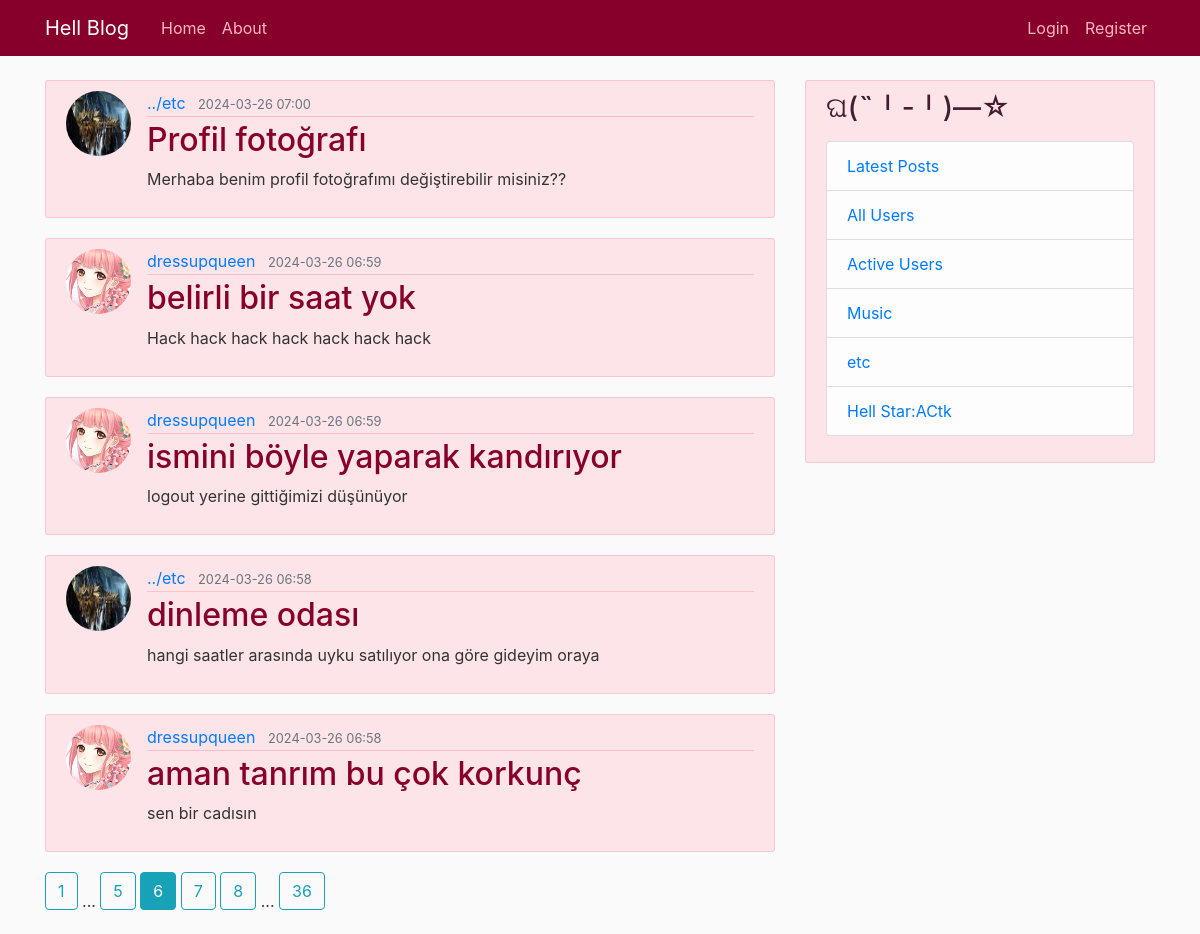
Screenshot of /home?page=6 with the database file from the repository.
### flaskblog/models.py (models this page shows, shortened)
class Post(db.Model):
    id = db.Column(db.Integer, primary_key=True)
    title = db.Column(db.String(100), nullable=False)
    content = db.Column(db.Text, nullable=False)
    date_posted = db.Column(db.DateTime, nullable=False, default=datetime.utcnow)
    user_id = db.Column(db.Integer, db.ForeignKey('user.id'), nullable=False)
    dislikes = db.relationship('Dislikes', backref='post', passive_deletes=True)

class User(db.Model, UserMixin):
    id = db.Column(db.Integer, primary_key=True)
    username = db.Column(db.String(20), unique=True, nullable=False)
    firstname = db.Column(db.String(20), nullable=False)
    middlename = db.Column(db.String(20))
    lastname = db.Column(db.String(20), nullable=False)
    birthdate = db.Column(db.DateTime, nullable=False)
    email = db.Column(db.String(120), unique=True, nullable=False)
    image_file = db.Column(db.String(20), nullable=False, default='default.jpg')
    password = db.Column(db.String(60), nullable=False)
    salt = db.Column(db.String(60), nullable=False)
    active = db.Column(db.Boolean, nullable=False, default=False)
    posts = db.relationship('Post', backref='author', lazy=True)
    online = db.relationship('ActiveUsers', backref='online', lazy=True)
    dislikes = db.relationship('Dislikes', backref='user', passive_deletes=True)

### flaskblog/main/routes.py (the view)
@main.route("/")
@main.route("/home")
def home():
    page = request.args.get("page", 1, type=int)
    posts = Post.query.order_by(Post.date_posted.desc()).paginate(page=page, per_page=5)
    return render_template('home.html', posts=posts)

### flaskblog/templates/home.html
{% extends "layout.html" %}
{% block content %}
    {% for post in posts.items %}
        <article class="media content-section">
            <img class="rounded-circle article-img" src="{{ url_for('static', filename='profile_pics/' + post.author.image_file) }}">
            <div class="media-body">
                <div class="article-metadata">
                    <a class="mr-2" href="{{ url_for('users.user_posts', username=post.author.username) }}">{{ post.author.username }}</a>
                    <small class="text-muted">{{ post.date_posted.strftime('%Y-%m-%d %H:%M') }}</small>
                </div>
                <h2><a class="article-title" href="{{ url_for('posts.post', post_id=post.id) }}">{{ post.title }}</a></h2>
                <p class="article-content">{{ post.content }}</p>
            </div>
        </article>
    {% endfor %}
    {% for page_num in posts.iter_pages(left_edge=1, right_edge=1, left_current=1, right_current=2) %}
        {% if page_num %}
            {% if posts.page == page_num %}
                <a class="btn btn-info mb-4" href="{{ url_for('main.home', page=page_num) }}">
                    {{ page_num }}
                </a>
            {% else %}
                <a class="btn btn-outline-info mb-4" href="{{ url_for('main.home', page=page_num) }}">
                    {{ page_num }}
                </a>
            {% endif %}
        {% else %}
            ...
        {% endif %}
    {% endfor %}
{% endblock content %}

### flaskblog/static/main.css (style rules this page uses)
body { background: #fafafa; color: #333333; margin-top: 5rem; }
h1, h2, h3, h4, h5, h6 { color: #441d30; }
.content-section { background: rgba(255, 192, 203, 0.39); padding: 10px 20px; border: 1px solid rgba(211, 14, 57, 0.13); border-radius: 3px; margin-bottom: 20px; }
.article-title { color: #86002b; }
.article-content { white-space: pre-line; }
.article-img { height: 65px; width: 65px; margin-right: 16px; }
.article-metadata { padding-bottom: 1px; margin-bottom: 4px; border-bottom: 1px solid #ffc0cb; }

### rows the page displays
Post: image_file (picture), author.username "../etc", date_posted "2024-03-26 07:00", title "Profil fotoğrafı", content "Merhaba benim profil fotoğrafımı değiştirebilir misiniz??"
Post: image_file (picture), author.username "dressupqueen", date_posted "2024-03-26 06:59", title "belirli bir saat yok", content "Hack hack hack hack hack hack hack"
Post: image_file (picture), author.username "dressupqueen", date_posted "2024-03-26 06:59", title "ismini böyle yaparak kandırıyor", content "logout yerine gittiğimizi düşünüyor"
Post: image_file (picture), author.username "../etc", date_posted "2024-03-26 06:58", title "dinleme odası", content "hangi saatler arasında uyku satılıyor ona göre gideyim oraya"
Post: image_file (picture), author.username "dressupqueen", date_posted "2024-03-26 06:58", title "aman tanrım bu çok korkunç", content "sen bir cadısın"

### other values shown
{{ page_num }} "1" "5" "7" "8" "36"
{{ page_num }} "6"
